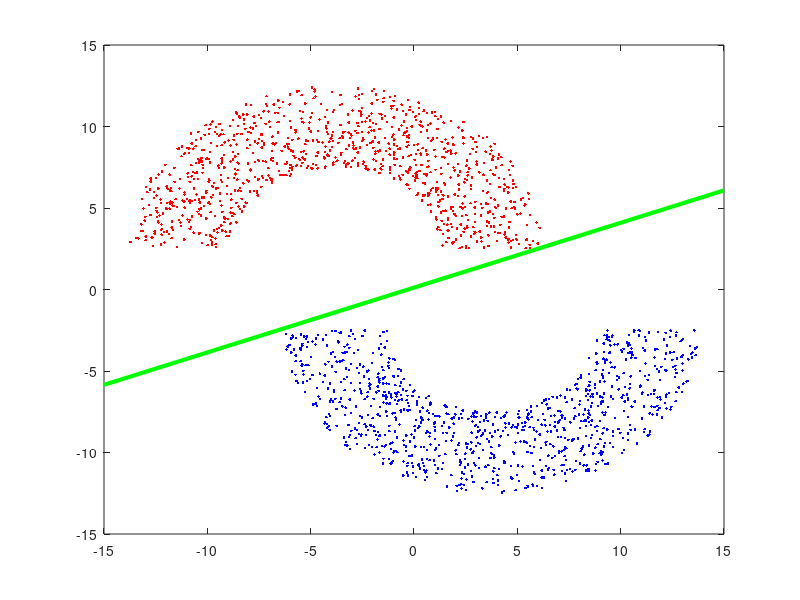

Here is the MATLAB script that generated this plot:
#!/usr/bin/env octave
## problem_3_1_a.m
## Mac Radigan

  FORCES__SCRIPT_FILE=1;
  ux=false;

  function ax = do_plot(ux, rad, thk, c1, c2, x1, x2, w, k_err)
    
    if ux
      show = 'on';
    else
      show = 'off';
    end
    
    %% plot input dataset
    ax = figure(30111);
    set(ax, 'visible', show);
      plot(x1(c1), x2(c1), 'LineWidth', 1, 'r.');
      hold on;
      plot(x1(c2), x2(c2), 'LineWidth', 1, 'b.');
      hold on;
    
    %% plot final hypothesis, g(x)
    ext = rad + thk;
    m = -w(2)/w(3);
    b = -w(1)/w(3);
    dx1 = linspace(-ext, ext, 2);
    dx2 = m * dx1 + b;
    ax = figure(30111);
    set(ax, 'visible', show);
      if k_err > 0
        plot(dx1, dx2, 'Color', 'magenta', 'LineWidth', 1, 'LineStyle', ':');
      else
        plot(dx1, dx2, 'Color', 'green', 'LineWidth', 3);
      end
      hold on;
    
    drawnow();
    
  end % function do_plot

  N   = 2e3;  % number of training samples
  rad = 10;   % radius of semi-circle
  thk =  5;   % thickness of semi-circle
  sep =  5;   % separation between semi-circles

  %% uniformly distributed data
  z  = (rad - thk * (1 - rand(1,N))) .* exp(-j*2*pi*rand(1,N));

  %% target function
  f = @(z) sign(angle(z));

  %% target set
  y = f(z);

  %% cartesian basis representation
  x1 = -f(z)*(rad/2-thk/4) + abs(z) .* cos(angle(z));
  x2 = f(z)*sep/2 + abs(z) .* sin(angle(z));

  %% categorical index
  c1 = y > 0;
  c2 = y < 0;

  %% Perceptron Learning Algorithm (PLA)
  t = 0;                         % training step counter
  w = zeros(1,3);                % initial weights
 %w = randn(1,3);                % initial weights
  X = [ones(size(y)); x1; x2];   % training data
  k_err = inf;                   % convergence criteria
  for n = 1:N
    x_n = X(:,n);
    t = t + 1;                      % update training step counter
    if ~mod(n,500)
     %ax = do_plot(ux, rad, thk, c1, c2, x1, x2, w, k_err);
    end
    if ux
      fprintf(1, 'error: %f\n', k_err);
      t
      w
    end
    y_hat = sign(w*x_n);            % classify
    y_err = 0.5*abs(y(n) - y_hat);  % residual
    [k_err, k] = max(y_err);        % select misclassified point
    if k_err <= 0 
      continue
    else
      wg = w;
    end
    x_k = x_n(:,k);                 %   in the training data
    y_k = y(k);                     %   in the target set
    w   = w + y_k*x_k';             % update weights
    if ux
      disp('...')
      input('...')
    end
  end % training
  ax = do_plot(ux, rad, thk, c1, c2, x1, x2, wg, k_err);

  ax = do_plot(ux, rad, thk, c1, c2, x1, x2, w, k_err);
  if ux
    disp('training done.')
  else
    saveas(ax, 'figures/p3.1a.png');
  end
 
## *EOF*
